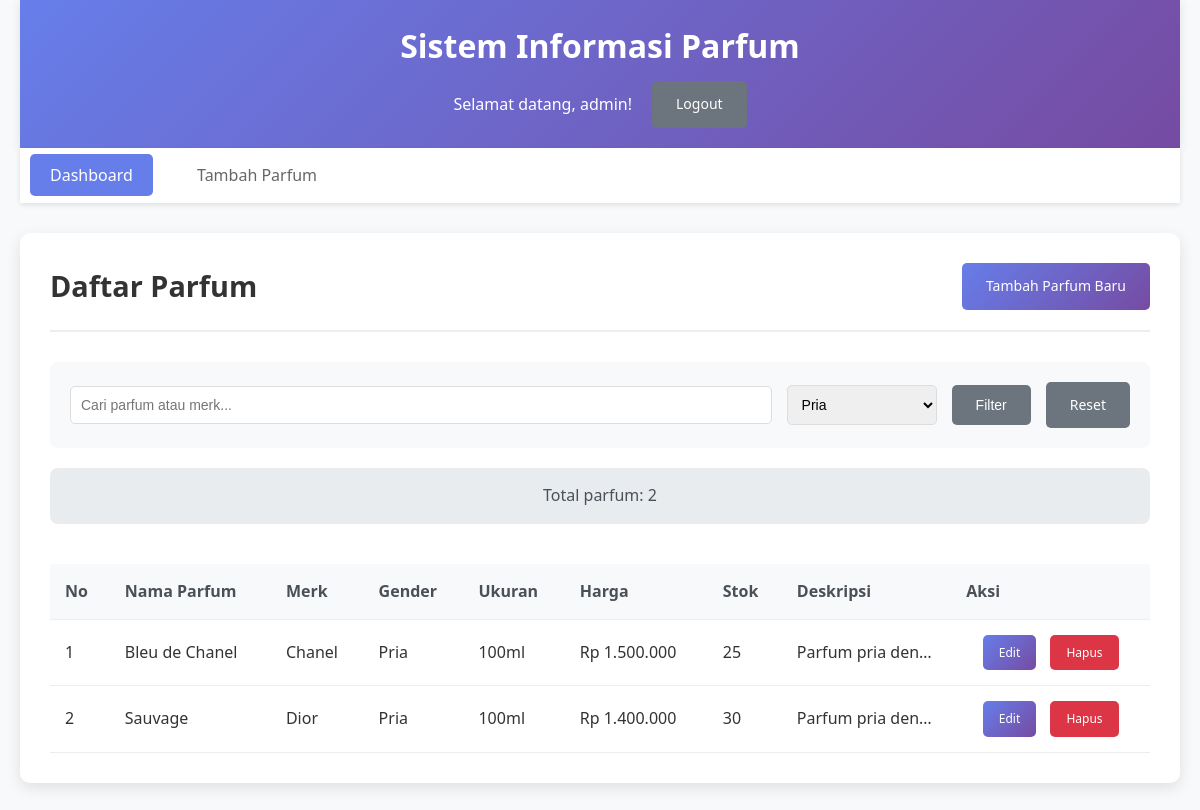
Screenshot of /dashboard.php?filter_gender=Pria (signed in) with the database file from the repository.
### tables this page shows
CREATE TABLE IF NOT EXISTS parfum (
    id INT AUTO_INCREMENT PRIMARY KEY,
    nama_parfum VARCHAR(100) NOT NULL,
    merk VARCHAR(50) NOT NULL,
    jenis_kelamin ENUM('Pria', 'Wanita', 'Unisex') NOT NULL,
    ukuran VARCHAR(20) NOT NULL,
    harga DECIMAL(10,2) NOT NULL,
    stok INT NOT NULL DEFAULT 0,
    deskripsi TEXT,
    gambar VARCHAR(255),
    created_at TIMESTAMP DEFAULT CURRENT_TIMESTAMP,
    updated_at TIMESTAMP DEFAULT CURRENT_TIMESTAMP ON UPDATE CURRENT_TIMESTAMP
);

### config.php (called while the page is built, shortened)
<?php
function formatCurrency($amount) {
    return 'Rp ' . number_format($amount, 0, ',', '.');
}
?>

### dashboard.php (the view, shortened to what this page needs)
<?php
require_once 'config.php';
$search = isset($_GET['search']) ? $_GET['search'] : '';
$filter_gender = isset($_GET['filter_gender']) ? $_GET['filter_gender'] : '';
$query = "SELECT * FROM parfum WHERE 1=1";
$params = [];
if ($filter_gender) {
    $query .= " AND jenis_kelamin = ?";
    $params[] = $filter_gender;
}
$query .= " ORDER BY created_at DESC";
$stmt = $pdo->prepare($query);
$stmt->execute($params);
$parfums = $stmt->fetchAll();
$count_query = "SELECT COUNT(*) as total FROM parfum WHERE 1=1";
if ($filter_gender) {
    $count_query .= " AND jenis_kelamin = ?";
}
$count_stmt = $pdo->prepare($count_query);
$count_stmt->execute($params);
$total_count = $count_stmt->fetch()['total'];
?>
<!DOCTYPE html>
<html lang="id">
<head>
    <link rel="stylesheet" href="style.css">
</head>
<body>
    <div class="container">
        <header class="header">
            <h1>Sistem Informasi Parfum</h1>
            <div class="user-info">
                <span>Selamat datang, <?php echo htmlspecialchars($_SESSION['username']); ?>!</span>
                <a href="logout.php" class="btn btn-secondary">Logout</a>
            </div>
        </header>
        <nav class="navigation">
            <a href="dashboard.php" class="nav-link active">Dashboard</a>
            <a href="add_parfum.php" class="nav-link">Tambah Parfum</a>
        </nav>
        <main class="main-content">
            <div class="content-header">
                <h2>Daftar Parfum</h2>
                <div class="actions">
                    <a href="add_parfum.php" class="btn btn-primary">Tambah Parfum Baru</a>
                </div>
            </div>
            <div class="search-filter">
                <form method="GET" action="" class="search-form">
                    <input type="text" name="search" placeholder="Cari parfum atau merk..." value="<?php echo htmlspecialchars($search); ?>">
                    <select name="filter_gender">
                        <option value="Pria" <?php echo $filter_gender == 'Pria' ? 'selected' : ''; ?>>Pria</option>
                    </select>
                    <button type="submit" class="btn btn-secondary">Filter</button>
                    <a href="dashboard.php" class="btn btn-secondary">Reset</a>
                </form>
            </div>
            <div class="stats">
                <p>Total parfum: <?php echo $total_count; ?></p>
            </div>
            <div class="table-container">
                <table class="parfum-table">
                    <thead>
                        <tr>
                            <th>No</th>
                            <th>Nama Parfum</th>
                            <th>Merk</th>
                            <th>Gender</th>
                            <th>Ukuran</th>
                            <th>Harga</th>
                            <th>Stok</th>
                            <th>Deskripsi</th>
                            <th>Aksi</th>
                        </tr>
                    </thead>
                    <tbody>
                        <?php if (empty($parfums)): ?>
                            <tr>
                                <td colspan="9" class="no-data">Tidak ada data parfum</td>
                            </tr>
                        <?php else: ?>
                            <?php foreach ($parfums as $index => $parfum): ?>
                                <tr>
                                    <td><?php echo $index + 1; ?></td>
                                    <td><?php echo htmlspecialchars($parfum['nama_parfum']); ?></td>
                                    <td><?php echo htmlspecialchars($parfum['merk']); ?></td>
                                    <td><?php echo htmlspecialchars($parfum['jenis_kelamin']); ?></td>
                                    <td><?php echo htmlspecialchars($parfum['ukuran']); ?></td>
                                    <td><?php echo formatCurrency($parfum['harga']); ?></td>
                                    <td><?php echo $parfum['stok']; ?></td>
                                    <td class="description"><?php echo htmlspecialchars(substr($parfum['deskripsi'], 0, 50)) . '...'; ?></td>
                                    <td class="actions">
                                        <a href="edit_parfum.php?id=<?php echo $parfum['id']; ?>" class="btn btn-small btn-primary">Edit</a>
                                        <a href="delete_parfum.php?id=<?php echo $parfum['id']; ?>" class="btn btn-small btn-danger" onclick="return confirm('Apakah Anda yakin ingin menghapus parfum ini?')">Hapus</a>
                                    </td>
                                </tr>
                            <?php endforeach; ?>
                        <?php endif; ?>
                    </tbody>
                </table>
            </div>
        </main>
    </div>
</body>
</html>

### style.css (style rules this page uses)
* { margin: 0; padding: 0; box-sizing: border-box; }
body { font-family: 'Segoe UI', Tahoma, Geneva, Verdana, sans-serif; line-height: 1.6; color: #333; background-color: #f8f9fa; }
.container { max-width: 1200px; margin: 0 auto; padding: 0 20px; }
.header { background: linear-gradient(135deg, #667eea 0%, #764ba2 100%); color: white; padding: 20px 0; box-shadow: 0 2px 10px rgba(0,0,0,0.1); }
.header h1 { text-align: center; margin-bottom: 10px; font-size: 2rem; }
.user-info { display: flex; justify-content: center; align-items: center; gap: 20px; margin-top: 10px; }
.navigation { background: white; padding: 15px 0; box-shadow: 0 2px 5px rgba(0,0,0,0.1); margin-bottom: 30px; }
.nav-link { text-decoration: none; color: #666; padding: 10px 20px; margin: 0 10px; border-radius: 5px; transition: all 0.3s ease; }
.nav-link:hover, .nav-link.active { background-color: #667eea; color: white; }
.main-content { background: white; padding: 30px; border-radius: 10px; box-shadow: 0 5px 15px rgba(0,0,0,0.1); margin-bottom: 30px; }
.content-header { display: flex; justify-content: space-between; align-items: center; margin-bottom: 30px; padding-bottom: 20px; border-bottom: 2px solid #eee; }
.content-header h2 { color: #333; font-size: 1.8rem; }
.btn { display: inline-block; padding: 12px 24px; text-decoration: none; border-radius: 5px; border: none; cursor: pointer; font-size: 14px; font-weight: 500; transition: all 0.3s ease; text-align: center; }
.btn-primary { background: linear-gradient(135deg, #667eea 0%, #764ba2 100%); color: white; }
.btn-secondary { background-color: #6c757d; color: white; }
.btn-danger { background-color: #dc3545; color: white; }
.btn-small { padding: 8px 16px; font-size: 12px; }
.search-filter { background: #f8f9fa; padding: 20px; border-radius: 8px; margin-bottom: 20px; }
.search-form { display: flex; gap: 15px; align-items: center; flex-wrap: wrap; }
.search-form input, .search-form select { padding: 10px; border: 1px solid #ddd; border-radius: 5px; font-size: 14px; }
.search-form input[type="text"] { flex: 1; min-width: 200px; }
.search-form select { min-width: 150px; }
.stats { background: #e9ecef; padding: 15px; border-radius: 8px; margin-bottom: 20px; text-align: center; }
.stats p { margin: 0; font-weight: 500; color: #495057; }
.table-container { overflow-x: auto; }
.parfum-table { width: 100%; border-collapse: collapse; margin-top: 20px; }
.parfum-table th, .parfum-table td { padding: 15px; text-align: left; border-bottom: 1px solid #eee; }
.parfum-table th { background-color: #f8f9fa; font-weight: 600; color: #495057; position: sticky; top: 0; }
.parfum-table .actions { text-align: center; }
.parfum-table .actions .btn { margin: 0 5px; }
.parfum-table .description { max-width: 150px; overflow: hidden; text-overflow: ellipsis; white-space: nowrap; }

### rows the page displays
parfum: nama_parfum "Bleu de Chanel", merk "Chanel", jenis_kelamin "Pria", ukuran "100ml", harga "Rp 1.500.000", stok "25", deskripsi "Parfum pria den…"
parfum: nama_parfum "Sauvage", merk "Dior", jenis_kelamin "Pria", ukuran "100ml", harga "Rp 1.400.000", stok "30", deskripsi "Parfum pria den…"

### other values shown
$_SESSION['username'] "admin"
$total_count "2"
